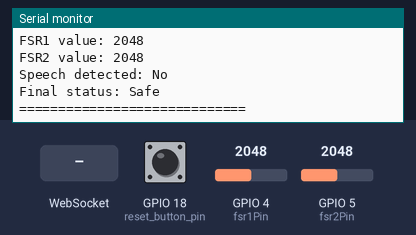
This sketch was run on a simulated ESP32. On the bench: the last lines printed to the serial monitor. The test bench sets the inputs (shaded band); at power-on: GPIO 4 (fsr1Pin) = 2048, GPIO 5 (fsr2Pin) = 2048, GPIO 18 (reset_button_pin) HIGH (analog values on the 0–4095 scale). WiFi joins after 1.5 s; servers stay silent unless stated.

Above: at 3.7 s.
3.8 s: GPIO 4 (fsr1Pin) set to 2866
At 4.4 s:
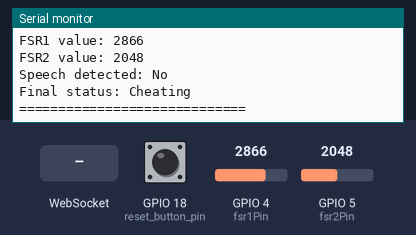
6.0 s: WebSocket text "RESET_BASELINES" received
At 6.9 s:
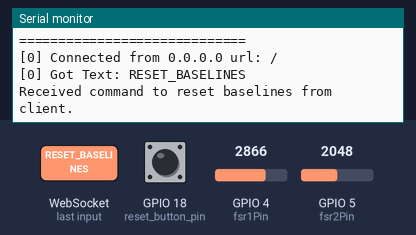
7.5 s: WebSocket text "1" received
9.0 s: GPIO 5 (fsr2Pin) set to 2866
At 10.4 s:
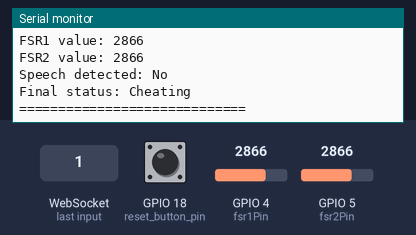
10.5 s: GPIO 18 (reset_button_pin) pulled LOW for 0.25 s
At 12.0 s:
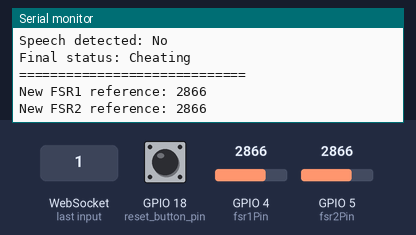
12.2 s: GPIO 4 (fsr1Pin) set to 3603
At 13.0 s:
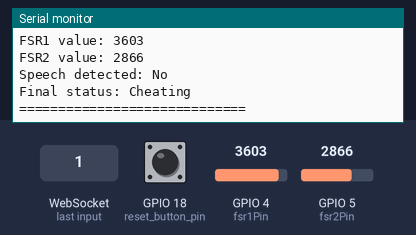
Timing chart, 0 to 14.7 s (numbered marks = the images above; inputs shaded):
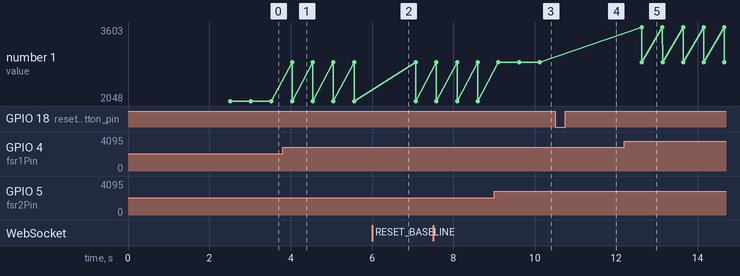

Measured:
- after the input at 3.8 s, the serial monitor: prints a new line after 0.23 s (image 1)
- after the input at 6.0 s, the serial monitor: prints a new line after 0.06 s (image 2)
- after the input at 9.0 s, the serial monitor: prints a new line after 0.11 s (image 3)
- after the input at 10.5 s, the serial monitor: prints a new line after 1.1 s (image 4)
- after the input at 12.2 s, the serial monitor: prints a new line after 0.43 s (image 5)

The sketch:

Anti-cheat_glasses.ino
```cpp
#include <WiFi.h>
#include <WebSocketsServer.h> // Include the WebSocket server library
#include <math.h>             // Needed for mathematical functions (like squaring)
// Replace with your network credentials
const char* ssid = "OPPO A92";
const char* password = "aya334455";

// WebSocket server runs on port 81 (standard for websockets)
WebSocketsServer webSocket = WebSocketsServer(81);

// Pin definitions
#define fsr1Pin   4               // FSR sensor 1 analog pin
#define fsr2Pin   5               // FSR sensor 2 analog pin
#define micPin    7               // Analog input pin for MAX4466
#define reset_button_pin  18      // Push button for resetting baseline connected to digital pin 7

// Variables to store baseline FSR values
int fsr1_init = 0;
int fsr2_init = 0;
int threshold = 50;               // Threshold value to detect significant pressure change

// --- Configuration Constants ---
#define SAMPLE_RATE 16000                  // Sample rate: 16,000 samples per second
#define FRAME_SIZE 512                     // Number of samples in one frame (32ms)
#define HOP_SIZE 256                       // Number of samples to slide each time (50% overlap)
#define ENERGY_THRESHOLD 0.01f             // Energy threshold to consider frame as speech
#define ZCR_THRESHOLD 0.3f                 // Zero Crossing Rate threshold to filter out noise
bool speechDetected = false;

// --- Audio Processing Variables ---
int16_t audioBuffer[FRAME_SIZE * 2];       // buffer to hold samples (double frame for overlapping)
int sampleIndex = 0;                       // Index to track current position in audio buffer

// --- Timing Control Variables ---
unsigned long lastMicSampleTime = 0;       // Time of last audio sample (microseconds)
const unsigned long sampleIntervalMicros = 1000000 / SAMPLE_RATE;  // sample period in microseconds(Time between samples=62.5)


void setup() {
  Serial.begin(115200); // Higher baud rate for ESP32 serial communication
  // Connect to Wi-Fi
  Serial.print("Connecting to ");
  Serial.println(ssid);
  WiFi.begin(ssid, password);
  while (WiFi.status() != WL_CONNECTED) {
    delay(500);
    Serial.print(".");
  }
  Serial.println("");
  Serial.println("WiFi connected.");
  Serial.print("ESP32 IP Address: ");
  Serial.println(WiFi.localIP());

  // Initialize WebSocket server event handlers
  webSocket.begin();
  webSocket.onEvent(webSocketEvent);

  // Set reset button pin as INPUT with internal pull-up resistor
  pinMode(reset_button_pin, INPUT_PULLUP);

  // Initial baseline setup when the program starts
  setFSR();

  // MAX4466 ADC setup
  analogReadResolution(12);
  analogSetAttenuation(ADC_11db);
  Serial.println("System initialized: FSR + VAD");
}

void loop() {
  webSocket.loop();

  // Reset FSR baseline if button pressed
  if (digitalRead(reset_button_pin) == LOW) {
    setFSR();
    delay(1000);
  }

  // === FSR Reading ===
  int fsr1Value = analogRead(fsr1Pin);
  int fsr2Value = analogRead(fsr2Pin);
  bool fsrCheating = abs(fsr1Value - fsr1_init) > threshold || abs(fsr2Value - fsr2_init) > threshold;

  // === Audio Sampling ===
  unsigned long now = micros();
  if (now - lastMicSampleTime >= sampleIntervalMicros) {
    lastMicSampleTime = now;
    int raw = analogRead(fsr1Pin);  // Change to micPin if you have a separate mic pin
    int16_t sample = (int16_t)((raw - 2048) * 16);
    audioBuffer[sampleIndex++] = sample;

    if (sampleIndex >= FRAME_SIZE) {
      speechDetected = is_speech_frame(audioBuffer, FRAME_SIZE, ENERGY_THRESHOLD);

      // Shift buffer for next frame
      memmove(audioBuffer, audioBuffer + HOP_SIZE, (FRAME_SIZE - HOP_SIZE) * sizeof(int16_t));
      sampleIndex = FRAME_SIZE - HOP_SIZE;
    }
  }

  // === Status Decision ===
  String status = (fsrCheating || speechDetected) ? "Cheating" : "Safe";
  String message = "FSR1:" + String(fsr1Value) +
                   ", FSR2:" + String(fsr2Value) +
                   ", Speech:" + (speechDetected ? "Yes" : "No") +
                   ", Status:" + status;

  // Send message to WebSocket clients
  webSocket.broadcastTXT(message);

  // Print to Serial Monitor for debugging
  Serial.println("====== Monitoring Data ======");
  Serial.println("FSR1 value: " + String(fsr1Value));
  Serial.println("FSR2 value: " + String(fsr2Value));
  Serial.println("Speech detected: " + String(speechDetected ? "Yes" : "No"));
  Serial.println("Final status: " + status);
  Serial.println("=============================");
  Serial.println();

  delay(500);
}

// Function to calculate first values for both FSRs (baseline)
void setFSR() {
  long sum1 = 0;
  long sum2 = 0;

  // Take 10 samples to get an average
  for (int i = 0; i < 10; i++) {
    sum1 += analogRead(fsr1Pin);  // Add FSR1 reading
    sum2 += analogRead(fsr2Pin);  // Add FSR2 reading
    delay(100);
  }

  // Calculate average of the 10 samples
  fsr1_init = sum1 / 10;
  fsr2_init = sum2 / 10;

  // Print the new baselines for verification
  Serial.print("New FSR1 reference: ");
  Serial.println(fsr1_init);
  Serial.print("New FSR2 reference: ");
  Serial.println(fsr2_init);
}

// --- Function: Calculate frame energy ---
float calculate_energy(int16_t* frame, int frame_size) {
  float energy = 0.0f;
  for (int i = 0; i < frame_size; i++) {
    // Convert sample from int16 to float in range [-1.0, +1.0]
    float sample = (float)frame[i] / 32768.0f;
    energy += sample * sample;    // Accumulate square of the sample
  }
  return energy / frame_size;     // Return average energy
}

// --- Function: Calculate zero-crossing rate (ZCR) ---
float calculate_zcr(int16_t* frame, int frame_size) {
  int zero_crossings = 0;
  for (int i = 1; i < frame_size; i++) {
    // Count a zero-crossing when the sign of the signal changes
    if ((frame[i] >= 0 && frame[i - 1] < 0) || (frame[i] < 0 && frame[i - 1] >= 0)) {
      zero_crossings++;
    }
  }
  return (float)zero_crossings / (frame_size - 1);
}

bool is_speech_frame(int16_t* frame, int frame_size, float energy_threshold) {
  float energy = calculate_energy(frame, frame_size);
  float zcr = calculate_zcr(frame, frame_size);
  return (energy > energy_threshold && zcr < ZCR_THRESHOLD);
}


// WebSocket event handler
void webSocketEvent(uint8_t num, WStype_t type, uint8_t * payload, size_t length) {
  switch (type) {
    case WStype_DISCONNECTED:
      Serial.printf("[%u] Disconnected!\n", num);
      break;
    case WStype_CONNECTED: {
      IPAddress ip = webSocket.remoteIP(num);
      Serial.printf("[%u] Connected from %d.%d.%d.%d url: %s\n", num, ip[0], ip[1], ip[2], ip[3], payload);
      // Send a welcome message to the newly connected client
      webSocket.sendTXT(num, "Connected to ESP32 FSR Server!");
    }
      break;
    case WStype_TEXT:
      Serial.printf("[%u] Got Text: %s\n", num, payload);
      // You can add logic here to handle messages sent from the Flutter app
      // For example, if Flutter sends "RESET_BASELINES", call setFSR();
      if (String((char*)payload) == "RESET_BASELINES") {
        Serial.println("Received command to reset baselines from client.");
        setFSR();
        webSocket.sendTXT(num, "Baselines reset successfully!");
      }
      break;
    case WStype_BIN:
    case WStype_ERROR:
    case WStype_FRAGMENT_TEXT_START:
    case WStype_FRAGMENT_BIN_START:
    // Corrected line:
    case WStype_FRAGMENT_FIN: // Changed from WStype_FRAGMENT_END
      break;
  }
}
```
